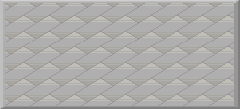
#> input picture fondos/15_baldosas.png, 240 x 109 px
$ python armar_sobres.py ../fondos/15_baldosas.png
#> lines starting #> are read from the running program, lines starting #| are printed output that depends on the picture
"""Prepara las imágenes de los sobres de cada expansión (ex1 a ex5): se ven en la tienda al
marcar un sobre y en la animación de abrir un sobre.

Uso:
    python3 tools/armar_sobres.py ex1.png ex2.png ex3.png ex4.png ex5.png [--destino carpeta]
Una imagen por expansión, en orden (ex1 Ruby & Sapphire ... ex5 Hidden Legends). A cada una
se le puede pegar un recorte en píxeles de la imagen original, para quedarse con una parte:
    ex4.png:0,0,1410,1890      (x0,y0,x1,y1)
Lo que no entra en la proporción del sobre se recorta del centro.

Destino por defecto: mundo/propios/ (no se reparte con el código). Escribe, por expansión:
    sobre_ex1.png         60x84   (la tienda)
    sobre_ex1_grande.png  80x112  (la animación al abrirlo)
El juego les dibuja alrededor el envoltorio (los bordes plateados arriba y abajo).
"""
import os
import sys
from PIL import Image

SETS = ["ex1", "ex2", "ex3", "ex4", "ex5"]
SIZES = {"": (60, 84), "_grande": (80, 112)}


def cover(img, w, h):
    k = max(w / img.width, h / img.height)
    big = img.resize((round(img.width * k), round(img.height * k)), Image.LANCZOS)
    x0 = (big.width - w) // 2
    y0 = (big.height - h) // 2
    return big.crop((x0, y0, x0 + w, y0 + h))


def main():
    args = sys.argv[1:]
    dest = os.path.join(os.path.dirname(__file__), "..", "mundo", "propios")
    if "--destino" in args:
        i = args.index("--destino")
        dest = args[i + 1]
        del args[i:i + 2]
    if not args:
        print(__doc__)
        sys.exit(1)
    os.makedirs(dest, exist_ok=True)
    for set_id, arg in zip(SETS, args):
        path, _, box = arg.partition(":")
        img = Image.open(path).convert("RGB")
        if box:
            img = img.crop(tuple(int(v) for v in box.split(",")))
        for suffix, (w, h) in SIZES.items():
            cover(img, w, h).save(os.path.join(dest, "sobre_%s%s.png" % (set_id, suffix)))
#> this loop made 2 passes
#> pass 1, in main, `cover(img, w, h).save(os.path.join(dest, "sobre_%s%s.png" % (set_id, s..`:
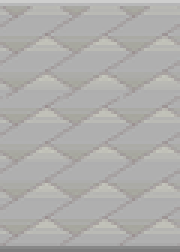
#> saved as sobre_ex1.png: PIL image 60x84 RGB (shown 3 times larger); mean R, G, B 173.9, 173.2, 171.3
        print("%s <- %s" % (set_id, arg))


if __name__ == "__main__":
    main()
